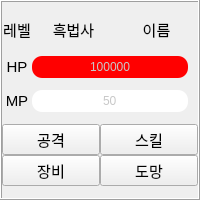
       <widget class="QFrame" name="frame_5">
        <property name="sizePolicy">
         <sizepolicy hsizetype="Expanding" vsizetype="Preferred">
          <horstretch>0</horstretch>
          <verstretch>0</verstretch>
         </sizepolicy>
        </property>
        <property name="minimumSize">
         <size>
          <width>180</width>
          <height>200</height>
         </size>
        </property>
        <property name="maximumSize">
         <size>
          <width>16777215</width>
          <height>200</height>
         </size>
        </property>
        <property name="frameShape">
         <enum>QFrame::Box</enum>
        </property>
        <property name="frameShadow">
         <enum>QFrame::Raised</enum>
        </property>
        <layout class="QGridLayout" name="gridLayout_11">
         <property name="leftMargin">
          <number>0</number>
         </property>
         <property name="topMargin">
          <number>0</number>
         </property>
         <property name="rightMargin">
          <number>0</number>
         </property>
         <property name="bottomMargin">
          <number>0</number>
         </property>
         <property name="spacing">
          <number>0</number>
         </property>
         <item row="2" column="0">
          <layout class="QHBoxLayout" name="horizontalLayout_14">
           <property name="spacing">
            <number>0</number>
           </property>
           <property name="rightMargin">
            <number>10</number>
           </property>
           <item>
            <widget class="QLabel" name="mp_5">
             <property name="sizePolicy">
              <sizepolicy hsizetype="Preferred" vsizetype="Preferred">
               <horstretch>0</horstretch>
               <verstretch>0</verstretch>
              </sizepolicy>
             </property>
             <property name="minimumSize">
              <size>
               <width>30</width>
               <height>0</height>
              </size>
             </property>
             <property name="font">
              <font>
               <pointsize>11</pointsize>
              </font>
             </property>
             <property name="text">
              <string>MP</string>
             </property>
             <property name="scaledContents">
              <bool>true</bool>
             </property>
             <property name="alignment">
              <set>Qt::AlignCenter</set>
             </property>
            </widget>
           </item>
           <item>
            <widget class="QProgressBar" name="mp_wizard_black">
             <property name="styleSheet">
              <string notr="true">QProgressBar{
  background-color: rgb(255, 255, 255);
  color:rgb(200,200,200);
  border-style: none;
  border-bottom-right-radius: 10px;
  border-bottom-left-radius: 10px;
  border-top-right-radius: 10px;
  border-top-left-radius: 10px;
  text-align: center;}
QProgressBar::chunk{
 border-bottom-right-radius: 10px;
 border-bottom-left-radius: 10px;
 border-top-right-radius: 10px;
 border-top-left-radius: 10px;
background-color: rgb(0, 0, 255);
 }</string>
             </property>
             <property name="maximum">
              <number>999999999</number>
             </property>
             <property name="value">
              <number>50</number>
             </property>
             <property name="textDirection">
              <enum>QProgressBar::TopToBottom</enum>
             </property>
             <property name="format">
              <string>%v</string>
             </property>
            </widget>
           </item>
          </layout>
         </item>
         <item row="1" column="0">
          <layout class="QHBoxLayout" name="horizontalLayout_15">
           <property name="spacing">
            <number>0</number>
           </property>
           <property name="rightMargin">
            <number>10</number>
           </property>
           <item>
            <widget class="QLabel" name="hp_5">
             <property name="sizePolicy">
              <sizepolicy hsizetype="Preferred" vsizetype="Preferred">
               <horstretch>0</horstretch>
               <verstretch>0</verstretch>
              </sizepolicy>
             </property>
             <property name="minimumSize">
              <size>
               <width>30</width>
               <height>0</height>
              </size>
             </property>
             <property name="font">
              <font>
               <pointsize>11</pointsize>
              </font>
             </property>
             <property name="text">
              <string>HP</string>
             </property>
             <property name="scaledContents">
              <bool>true</bool>
             </property>
             <property name="alignment">
              <set>Qt::AlignCenter</set>
             </property>
            </widget>
           </item>
           <item>
            <widget class="QProgressBar" name="hp_wizard_black">
             <property name="styleSheet">
              <string notr="true">QProgressBar{
  background-color: rgb(255, 255, 255);
  color:rgb(200,200,200);
  border-style: none;
  border-bottom-right-radius: 10px;
  border-bottom-left-radius: 10px;
  border-top-right-radius: 10px;
  border-top-left-radius: 10px;
  text-align: center;}
QProgressBar::chunk{
 border-bottom-right-radius: 10px;
 border-bottom-left-radius: 10px;
 border-top-right-radius: 10px;
 border-top-left-radius: 10px;
 background-color: rgb(255, 0, 0);
 }</string>
             </property>
             <property name="maximum">
              <number>999999999</number>
             </property>
             <property name="value">
              <number>12423423</number>
             </property>
             <property name="textDirection">
              <enum>QProgressBar::TopToBottom</enum>
             </property>
             <property name="format">
              <string>%v</string>
             </property>
            </widget>
           </item>
          </layout>
         </item>
         <item row="0" column="0">
          <layout class="QHBoxLayout" name="horizontalLayout_16">
           <property name="spacing">
            <number>0</number>
           </property>
           <item>
            <widget class="QLabel" name="lv_wizard_black">
             <property name="minimumSize">
              <size>
               <width>30</width>
               <height>0</height>
              </size>
             </property>
             <property name="maximumSize">
              <size>
               <width>30</width>
               <height>30</height>
              </size>
             </property>
             <property name="font">
              <font>
               <pointsize>11</pointsize>
              </font>
             </property>
             <property name="text">
              <string>레벨</string>
             </property>
             <property name="alignment">
              <set>Qt::AlignCenter</set>
             </property>
            </widget>
           </item>
           <item>
            <widget class="QLabel" name="wizard_black">
             <property name="maximumSize">
              <size>
               <width>16777215</width>
               <height>30</height>
              </size>
             </property>
             <property name="font">
              <font>
               <pointsize>11</pointsize>
              </font>
             </property>
             <property name="text">
              <string>흑법사</string>
             </property>
             <property name="alignment">
              <set>Qt::AlignCenter</set>
             </property>
            </widget>
           </item>
           <item>
            <widget class="QLabel" name="name_wizard_black">
             <property name="maximumSize">
              <size>
               <width>16777215</width>
               <height>30</height>
              </size>
             </property>
             <property name="font">
              <font>
               <pointsize>11</pointsize>
              </font>
             </property>
             <property name="text">
              <string>이름</string>
             </property>
             <property name="alignment">
              <set>Qt::AlignCenter</set>
             </property>
            </widget>
           </item>
          </layout>
         </item>
         <item row="3" column="0">
          <layout class="QGridLayout" name="gridLayout_12">
           <property name="spacing">
            <number>0</number>
           </property>
           <item row="0" column="1">
            <widget class="QPushButton" name="pb_skill_wizard_black">
             <property name="font">
              <font>
               <pointsize>11</pointsize>
              </font>
             </property>
             <property name="text">
              <string>스킬</string>
             </property>
            </widget>
           </item>
           <item row="1" column="0">
            <widget class="QPushButton" name="pb_equip_wizard_black">
             <property name="font">
              <font>
               <pointsize>11</pointsize>
              </font>
             </property>
             <property name="text">
              <string>장비</string>
             </property>
            </widget>
           </item>
           <item row="1" column="1">
            <widget class="QPushButton" name="pb_run_wizard_black">
             <property name="font">
              <font>
               <pointsize>11</pointsize>
              </font>
             </property>
             <property name="text">
              <string>도망</string>
             </property>
            </widget>
           </item>
           <item row="0" column="0">
            <widget class="QPushButton" name="pb_atk_wizard_black">
             <property name="font">
              <font>
               <pointsize>11</pointsize>
              </font>
             </property>
             <property name="text">
              <string>공격</string>
             </property>
            </widget>
           </item>
          </layout>
         </item>
        </layout>
       </widget>
